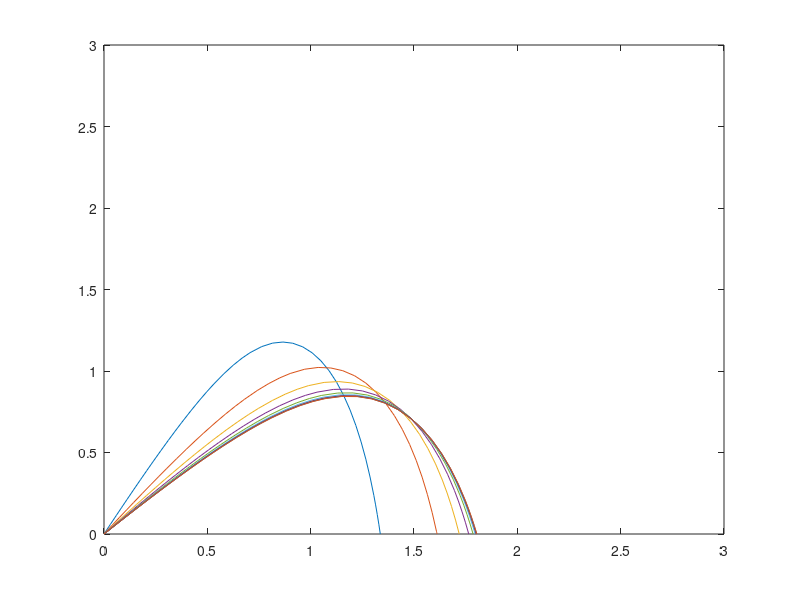

Source code (MATLAB):
function strelba

    function dy = kanon(t,y)
        % y je vektor obsahujici hodnoty 4 promennych
        % y = [x  dx   y  dy ]
        dy = zeros(4,1);
        g=1;
        k=1;
        v=sqrt(y(2)^2+y(4)^2);
        dy(1) = y(2);
        dy(2) = -k*v*y(2);
        dy(3) = y(4);
        dy(4) = -k*v*y(4)-g;
        end
        
    function [value,isterminal,direction] = event(t,y,P1)
        % pomocna funkce definujici detekci nulove vysky 
        value = y(3);     % vyska = 0
        isterminal = 1;   % signal pro zastaveni integrace
        direction = -1;           
        end

tspan = [0,5];
% u = [x  dx   y  dy ]
theta = 45/180*pi;  % prvni pokusny uhel 45 stupnu
v  = 4;             % rychlost v0
y0 = [0  v*cos(theta) 0 v*sin(theta)]; % pocatecni podminky

ode = @(t,y) kanon(t,y);            % soustava diferencialnich rovnic
opt = odeset('Events',@event);      % parametry pro Matlab resic ODE

[t,y] = ode45(ode, tspan, y0,opt);  % explicitni RK4 metoda

% Plot of the solution
%plot(y(:,1),y(:,3))
%y(size(y,1),1)
%axis([0 1 0 1]);


% metoda strelby
thMin=5;    
thMax=45;
thMin=45;
thMax=80;
Cil=2.5;
while thMax-thMin > 1e-1
  thNew=(thMax-thMin)/2 + thMin; % novy pokusny uhel - puleni intervalu

  % pozor, strilim!:
    theta = thNew/180*pi; % novy pokusny uhel
    v  = 4;
    y0 = [0  v*cos(theta) 0 v*sin(theta)]; % pocatecni podminky
    [t,y] = ode45(ode, tspan, y0,opt);     % reseni RK4 metodou
    zasah=y(size(y,1),1);
    [thMin thMax  thNew  zasah];

  % kam jsem se strefil?
    if Cil > zasah % nedostrelim
      thMax=thNew;
    else         % prestrelim
      thMin=thNew;
    end;

    % vykreslim drahu
    plot(y(:,1),y(:,3))
    y(size(y,1),1)
    axis([0 3 0 3]);
    hold on;
    k = waitforbuttonpress % jednotlive drahy vykreslujeme po zmacknuti libovolneho tlacitka
end;
Reseni=thNew

end
